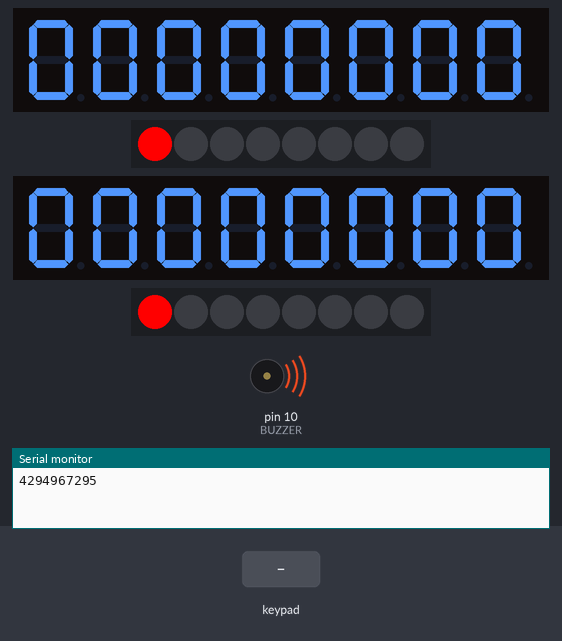
Recording of a sketch running on a simulated Arduino Uno, built with avr-gcc and run on an emulated ATmega328P. Parts: 2 × 8-digit seven-segment display, 2 × 8 RGB LEDs in strip order, left to right, buzzer (waves = sounding), the last lines printed to the serial monitor. Inputs (shaded band) come from the test bench. EEPROM starts erased.

Above: at 1.2 s.
1.3 s: key '2' pressed
At 2.6 s:
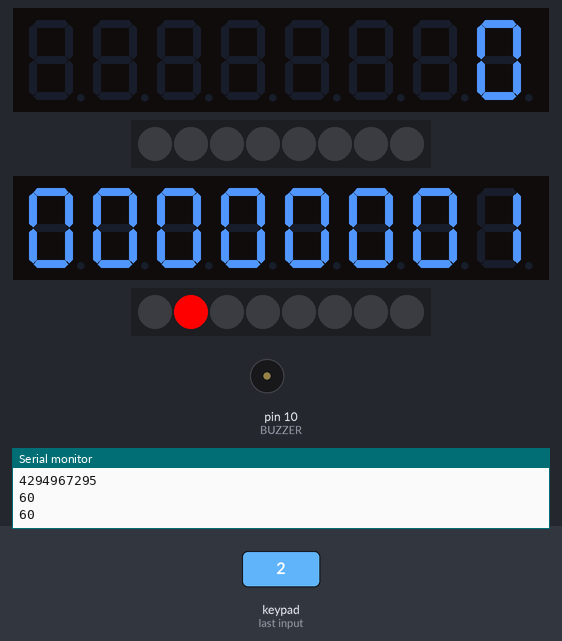
4.3 s: keypad keys 1 2 pressed 0.4 s apart
At 4.56 s:
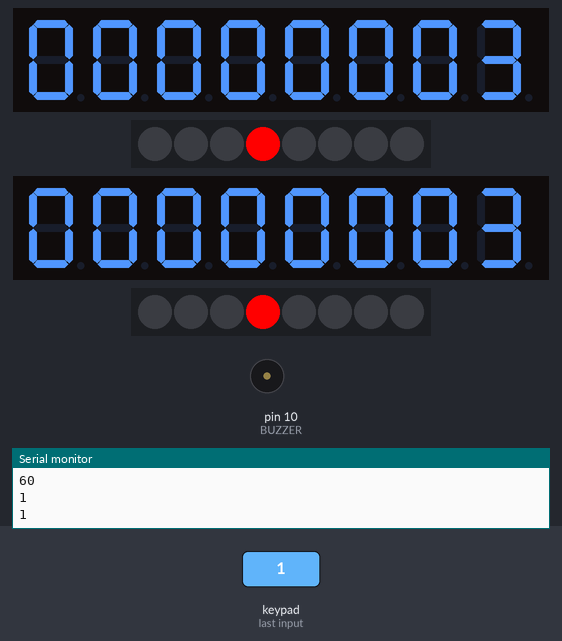
6.6 s: key '3' pressed
At 8.0 s:
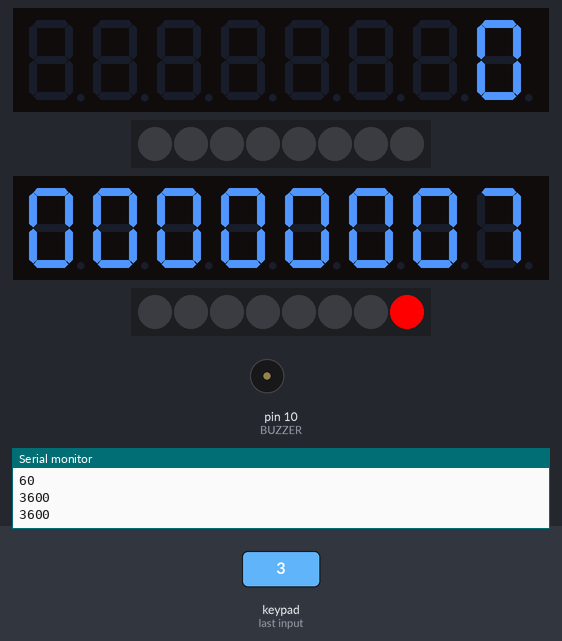
9.6 s: key '8' pressed
At 11.2 s:
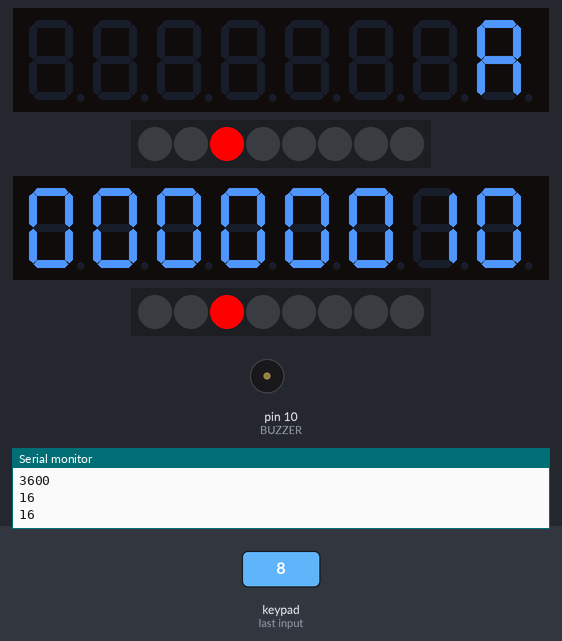
12.6 s: keypad keys 2 5 pressed 0.4 s apart
At 14.1 s:
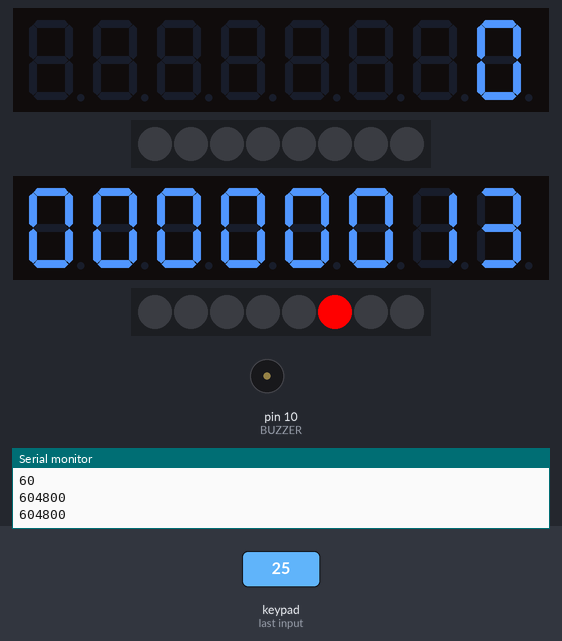
14.9 s: key '8' pressed
At 15.9 s:
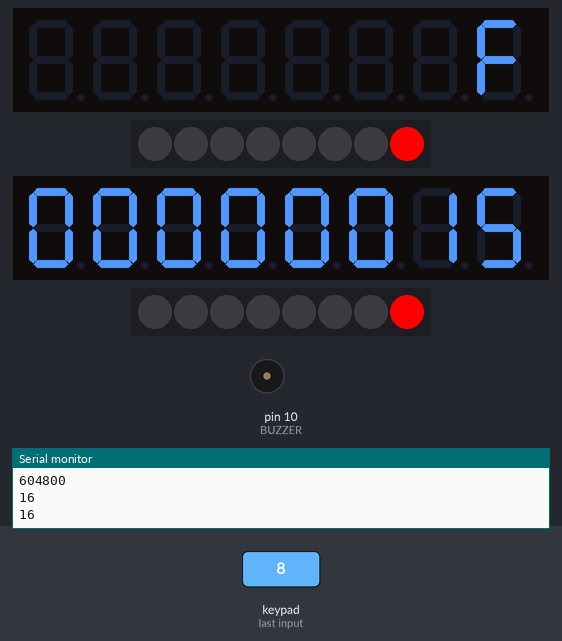
Timing chart, 0 to 45.2 s (numbered marks = the images above; inputs shaded):
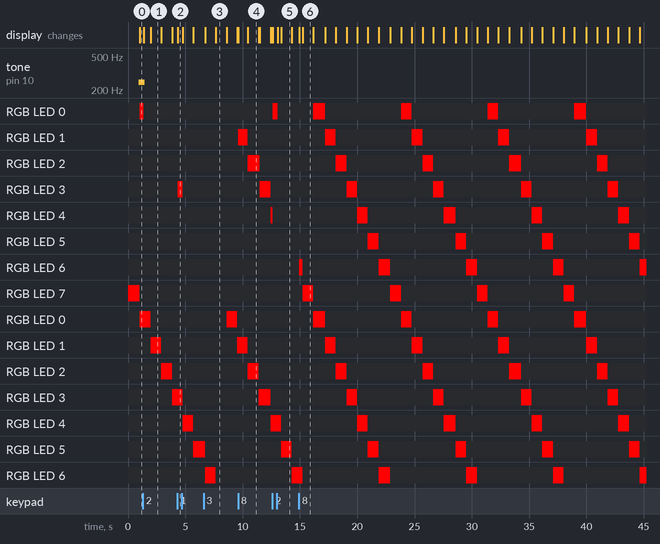

Measured:
- after the input at 1.3 s, the display: first changes after 0.06 s (image 1 shows a later state)
- after the input at 4.3 s, the display: changes after 0.06 s (image 2)
- after the input at 9.6 s, the display: first changes at once (image 4 shows a later state)
- after the input at 12.6 s, the display: first changes at once (image 5 shows a later state)
- after the input at 14.9 s, the display: first changes at once (image 6 shows a later state)
- what the display in image 1 shows lasts 0.9 s, from 2.0 s to 2.9 s

The sketch:

counting-time.ino
```cpp
// https://github.com/rjbatista/tm1638-library
#include <TM1638.h>
#include <TimerOne.h>
#include <EepromAPI.h>
#include <CountDisplay.h>

// data pin 8, clock pin 9, strobe pin 6/7, activate, brightness 0-7
TM1638 board_1(8, 9, 7, true, 0);
TM1638 board_2(8, 9, 6, true, 0);

TimerOne t;

CountDisplay counter_1(&board_1);
CountDisplay counter_2(&board_2);

unsigned long count;
boolean save_count_to_eeprom = true;

# define BUZZER 10
# define PIPS_INTERVAL 10000L // sound pips every ten thousand seconds

boolean trigger_buzzer = false;

int scale[] = {
  //C    D    E    F    G    A    B
  131, 147, 165, 175, 196, 220, 247,
  262, 294, 330, 355, 392, 440, 494,
  523, 587
};

void setup() {
  t.initialize(950000);        // interrupt every second
  t.attachInterrupt(count_up); // call function on interrupt

  pinMode(BUZZER, OUTPUT);

  count = EepromAPI::readLongAt(0);
  Serial.begin(9600);
  Serial.println(count);
}

void loop() {
  counter_1.update_mode();
  counter_1.display_by_mode(count);

  counter_2.update_mode();
  counter_2.display_by_mode(count);
  delay(100);
}

void count_up() {
  count++;

  // sound pips as clock rolls over PIPS_INTERVAL boundaries
  if ((count % PIPS_INTERVAL) > (PIPS_INTERVAL - 10)) {
    tone(BUZZER, 247, 100);
  }
  else if (count % PIPS_INTERVAL == 0) {
    tone(BUZZER, 247, 500);
  }

  // write current value of count to EEPROM when divisible by 256 (every 4 mins or so)
  // the count is reset to that value after a restart
  if ((count & 0xFF) == 0 and save_count_to_eeprom) {
    EepromAPI::writeLongAt(0, count);
  }
}
```
